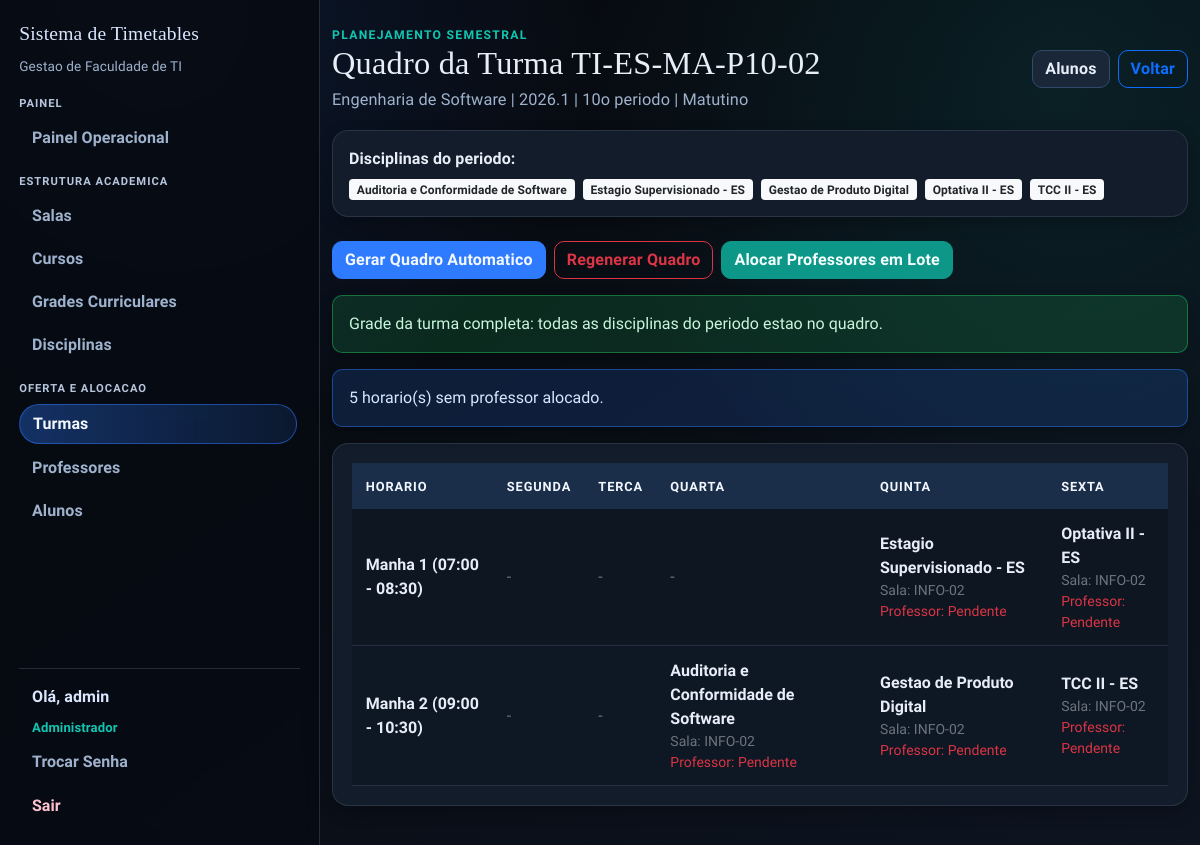
The app's page /turma/22/quadro (signed in) with its own data.
### app/models.py (models this page shows, shortened)
class User(UserMixin, db.Model):
    id = db.Column(db.Integer, primary_key=True)
    username = db.Column(db.String(64), unique=True, nullable=False)
    email = db.Column(db.String(120), unique=True, nullable=False)
    password_hash = db.Column(db.String(128))
    role = db.Column(db.String(20), default='professor')  # 'admin' or 'professor'
    jornada_turnos = db.Column(db.String(40), nullable=False, default="vespertino_noturno")
    disciplinas_aptas = db.relationship(
        "Disciplina",
        secondary=professor_disciplina,
        lazy="select",
        backref=db.backref("professores_aptos", lazy="select"),
    )
    def is_admin(self):
        return self.role == 'admin'

class Turma(db.Model):
    id = db.Column(db.Integer, primary_key=True)
    curso_id = db.Column(db.Integer, db.ForeignKey("curso.id"), nullable=False)
    codigo = db.Column(db.String(30), nullable=False)
    semestre_letivo = db.Column(db.String(20), nullable=False)
    periodo = db.Column(db.Integer, nullable=False)
    turno = db.Column(db.String(20), nullable=False, default="noturno")
    quantidade_alunos = db.Column(db.Integer, nullable=True)
    ativa = db.Column(db.Boolean, nullable=False, default=True)
    curso = db.relationship("Curso", backref=db.backref("turmas", lazy="select"))
    __table_args__ = (
        db.UniqueConstraint("curso_id", "codigo", "semestre_letivo", name="unique_turma_codigo_semestre"),
    )

class Curso(db.Model):
    id = db.Column(db.Integer, primary_key=True)
    nome = db.Column(db.String(120), nullable=False, unique=True)
    codigo = db.Column(db.String(20), nullable=False, unique=True)
    quantidade_periodos = db.Column(db.Integer, nullable=False, default=8)
    ativo = db.Column(db.Boolean, nullable=False, default=True)

class Disciplina(db.Model):
    id = db.Column(db.Integer, primary_key=True)
    nome = db.Column(db.String(100), nullable=False)
    codigo = db.Column(db.String(20), unique=True, nullable=False)

class Sala(db.Model):
    id = db.Column(db.Integer, primary_key=True)
    nome = db.Column(db.String(100), nullable=False)
    capacidade = db.Column(db.Integer, nullable=False)

### app/routes/admin.py (the view, shortened to what this page needs)
@bp.route("/turma/<int:id>/quadro")
@login_required
@admin_required
def turma_quadro(id):
    turma = db.get_or_404(Turma, id)
    timetables = _load_turma_timetable_rows(turma.id)
    disciplinas_ids = allowed_disciplina_ids_for_turma(turma)
    disciplinas = []
    if disciplinas_ids:
        disciplinas = (
            Disciplina.query.filter(Disciplina.id.in_(disciplinas_ids))
            .order_by(Disciplina.nome.asc())
            .all()
        )
    schedule_grid = _build_turma_schedule_grid(turma, timetables)
    completeness = _turma_grade_completeness(turma, timetables)
    all_disciplina_ids = sorted(set(completeness["missing_ids"] + completeness["extra_ids"] + completeness["duplicate_ids"]))
    disciplina_name_by_id = {}
    pending_teacher_count = sum(1 for timetable in timetables if timetable.professor_id is None)
    form = DeleteForm()
    return render_template(
        "turma_quadro.html",
        turma=turma,
        disciplinas=disciplinas,
        timetables=timetables,
        schedule_grid=schedule_grid,
        pending_teacher_count=pending_teacher_count,
        generate_form=form,
        turno_label=get_turno_label(turma.turno),
        completeness=completeness,
        missing_disciplinas=[disciplina_name_by_id.get(row_id, f"ID {row_id}") for row_id in completeness["missing_ids"]],
        extra_disciplinas=[disciplina_name_by_id.get(row_id, f"ID {row_id}") for row_id in completeness["extra_ids"]],
        duplicate_disciplinas=[disciplina_name_by_id.get(row_id, f"ID {row_id}") for row_id in completeness["duplicate_ids"]],
    )

### app/forms.py (called while the page is built)
def get_shift_label(slot_id):
    slot = SHIFT_SLOT_MAP.get(slot_id)
    if not slot:
        return "Horario personalizado"
    return slot["label"]

def get_turno_label(turno):
    labels_by_turno = dict(TURNO_CHOICES)
    return labels_by_turno.get(turno, "Nao definido")

def allowed_slot_ids_for_turno(turno):
    return list(SLOT_IDS_BY_TURNO.get(turno, SLOT_IDS_BY_TURNO["noturno"]))

def resolve_shift_slot_id(hora_inicio, hora_fim):
    for slot_id, slot in SHIFT_SLOT_MAP.items():
        if slot["start"] == hora_inicio and slot["end"] == hora_fim:
            return slot_id
    return None

### app/models.py (called while the page is built)
@login_manager.user_loader
def load_user(user_id):
    return db.session.get(User, int(user_id))

### app/routes/admin.py (called while the page is built)
def _day_sort_value(day_label):
    label = (day_label or "").lower()
    if label.startswith("seg"):
        return 1
    if label.startswith("ter"):
        return 2
    if label.startswith("qua"):
        return 3
    if label.startswith("qui"):
        return 4
    if label.startswith("sex"):
        return 5
    if label.startswith("sab") or "bado" in label:
        return 6
    if label.startswith("dom"):
        return 7
    return 99

def _build_slot_key(day_label, slot_id):
    return f"{day_label}|{slot_id}"

def _load_turma_timetable_rows(turma_id):
    timetables = (
        Timetable.query.options(
            joinedload(Timetable.sala),
            joinedload(Timetable.professor),
            joinedload(Timetable.disciplina),
            joinedload(Timetable.turma).joinedload(Turma.curso),
        )
        .filter(Timetable.turma_id == turma_id)
        .all()
    )
    return sorted(
        timetables,
        key=lambda row: (
            _day_sort_value(canonical_day_label(row.dia)),
            row.hora_inicio,
            row.hora_fim,
        ),
    )

### app/routes/helpers.py (called while the page is built)
def admin_required_redirect():
    if getattr(current_user, "is_authenticated", False) and current_user.is_admin():
        return None
    flash("Acesso restrito ao administrador.", "danger")
    return redirect(url_for("main.index"))

def admin_required(view_func):
    @wraps(view_func)
    def wrapper(*args, **kwargs):
        guard = admin_required_redirect()
        if guard:
            return guard
        return view_func(*args, **kwargs)
    return wrapper

def normalize_text(value):
    return (value or "").strip()

def canonical_day_label(value):
    normalized = normalize_day_label(value)
    return DAY_CANONICAL_BY_NORMALIZED.get(normalized, normalize_text(value))

### templates/turma_quadro.html (shortened to what this page needs)
{% extends "base.html" %}
{% block content %}
<section class="stagger-in">
  <div class="page-head">
    <div>
      <p class="eyebrow">Planejamento Semestral</p>
      <h1>Quadro da Turma {{ turma.codigo }}</h1>
      <p class="page-lead">
        {{ turma.curso.nome if turma.curso else 'Curso removido' }} | {{ turma.semestre_letivo }} | {{ turma.periodo }}o periodo | {{ turno_label }}
      </p>
    </div>
    <div class="d-flex gap-2 flex-wrap">
      <a href="{{ url_for('main.turma_alunos', id=turma.id) }}" class="btn btn-outline-secondary">Alunos</a>
      <a href="{{ url_for('main.turmas') }}" class="btn btn-outline-primary">Voltar</a>
    </div>
  </div>
  <div class="surface p-3 mb-4">
    <p class="mb-2"><strong>Disciplinas do periodo:</strong></p>
    {% if disciplinas %}
    <div class="d-flex flex-wrap gap-2">
      {% for disciplina in disciplinas %}
      <span class="badge bg-light text-dark">{{ disciplina.nome }}</span>
      {% endfor %}
    </div>
    {% else %}
    <p class="text-muted mb-0">Nenhuma disciplina encontrada para este periodo na grade ativa.</p>
    {% endif %}
  </div>
  <div class="d-flex flex-wrap gap-2 mb-3">
    <form method="POST" action="{{ url_for('main.gerar_turma_quadro', id=turma.id) }}">
      <button type="submit" class="btn btn-primary">Gerar Quadro Automatico</button>
    </form>
    {% if timetables %}
    <form method="POST" action="{{ url_for('main.gerar_turma_quadro', id=turma.id) }}" onsubmit="return confirm('Substituir quadro atual da turma?');">
      <button type="submit" class="btn btn-outline-danger">Regenerar Quadro</button>
    </form>
    {% endif %}
    {% if completeness.is_complete and pending_teacher_count > 0 %}
    <a href="{{ url_for('main.alocar_professores_turma_lote', id=turma.id) }}" class="btn btn-success">Alocar Professores em Lote</a>
    {% endif %}
  </div>
  {% if completeness.is_complete %}
  <div class="alert alert-success">
    Grade da turma completa: todas as disciplinas do periodo estao no quadro.
  </div>
  {% endif %}
  {% if timetables %}
  <div class="alert alert-info">
    {{ pending_teacher_count }} horario(s) sem professor alocado.
  </div>
  <div class="surface table-shell">
    <div class="table-responsive">
      <table class="table align-middle">
        <thead>
          <tr>
            <th>Horario</th>
            {% for day in schedule_grid.days %}
            <th>{{ day }}</th>
            {% endfor %}
          </tr>
        </thead>
        <tbody>
          {% for row in schedule_grid.rows %}
          <tr>
            <td><strong>{{ row.slot_label }}</strong></td>
            {% for cell in row.cells %}
            <td>
              {% if cell.timetable %}
              <div><strong>{{ cell.timetable.disciplina.nome if cell.timetable.disciplina else 'Disciplina removida' }}</strong></div>
              <div class="small text-muted">Sala: {{ cell.timetable.sala.nome if cell.timetable.sala else 'Sala removida' }}</div>
              <div class="small {% if cell.timetable.professor %}text-muted{% else %}text-danger{% endif %}">
                Professor: {{ cell.timetable.professor.username if cell.timetable.professor else 'Pendente' }}
              </div>
              {% else %}
              <span class="text-muted">-</span>
              {% endif %}
            </td>
            {% endfor %}
          </tr>
          {% endfor %}
        </tbody>
      </table>
    </div>
  </div>
  {% else %}
  <div class="surface p-4">
    <h2 class="h5">Nenhum horario cadastrado para esta turma</h2>
    <p class="text-muted mb-0">Use "Gerar Quadro Automatico" para distribuir as disciplinas do periodo de segunda a sexta.</p>
  </div>
  {% endif %}
</section>
{% endblock %}

### templates/base.html (shortened to what this page needs)
<!doctype html>
<html lang="pt-br">
  <head>
    <link
      href="https://cdn.jsdelivr.net/npm/bootstrap@5.1.3/dist/css/bootstrap.min.css"
      rel="stylesheet"
    />
    <link rel="stylesheet" href="{{ url_for('static', filename='css/styles.css') }}" />
  </head>
  <body>
    {% if current_user.is_authenticated %}
    {% set current_endpoint = request.endpoint or '' %}
    <div class="app-shell">
      <aside class="app-sidebar">
        <a class="app-brand" href="{{ url_for('main.index') }}">Sistema de Timetables</a>
        <p class="sidebar-subtitle">Gestao de Faculdade de TI</p>
        <nav class="sidebar-nav">
          <ul class="nav flex-column gap-3">
            {% if current_user.is_admin() %}
            <li class="nav-group">
              <p class="sidebar-group-title">Painel</p>
              <a class="sidebar-link {{ 'is-active' if current_endpoint == 'main.admin_dashboard' else '' }}" href="{{ url_for('main.admin_dashboard') }}">Painel Operacional</a>
            </li>
            <li class="nav-group">
              <p class="sidebar-group-title">Estrutura Academica</p>
              <a class="sidebar-link {{ 'is-active' if current_endpoint in ['main.salas', 'main.new_sala', 'main.edit_sala'] else '' }}" href="{{ url_for('main.salas') }}">Salas</a>
              <a class="sidebar-link {{ 'is-active' if current_endpoint in ['main.cursos', 'main.new_curso', 'main.edit_curso'] else '' }}" href="{{ url_for('main.cursos') }}">Cursos</a>
              <a class="sidebar-link {{ 'is-active' if current_endpoint in ['main.grades', 'main.new_grade', 'main.edit_grade', 'main.grade_items', 'main.new_grade_item', 'main.edit_grade_item'] else '' }}" href="{{ url_for('main.grades') }}">Grades Curriculares</a>
              <a class="sidebar-link {{ 'is-active' if current_endpoint in ['main.disciplinas', 'main.new_disciplina', 'main.edit_disciplina'] else '' }}" href="{{ url_for('main.disciplinas') }}">Disciplinas</a>
            </li>
            <li class="nav-group">
              <p class="sidebar-group-title">Oferta e Alocacao</p>
              <a class="sidebar-link {{ 'is-active' if current_endpoint in ['main.turmas', 'main.new_turma', 'main.edit_turma', 'main.turma_quadro', 'main.turma_alunos', 'main.delete_turma_matricula', 'main.alocar_professor_timetable', 'main.alocar_professores_turma_lote'] else '' }}" href="{{ url_for('main.turmas') }}">Turmas</a>
              <a class="sidebar-link {{ 'is-active' if current_endpoint in ['main.professores', 'main.new_professor', 'main.edit_professor'] else '' }}" href="{{ url_for('main.professores') }}">Professores</a>
              <a class="sidebar-link {{ 'is-active' if current_endpoint in ['main.alunos', 'main.new_aluno', 'main.edit_aluno'] else '' }}" href="{{ url_for('main.alunos') }}">Alunos</a>
            </li>
            {% else %}
            <li class="nav-group">
              <p class="sidebar-group-title">Professor</p>
              <a class="sidebar-link {{ 'is-active' if current_endpoint == 'main.professor_dashboard' else '' }}" href="{{ url_for('main.professor_dashboard') }}">Minhas Turmas</a>
            </li>
            {% endif %}
          </ul>
        </nav>
        <div class="sidebar-user">
          <span class="sidebar-greeting">Ol&aacute;, {{ current_user.username }}</span>
          <span class="sidebar-role">{{ 'Administrador' if current_user.is_admin() else 'Professor' }}</span>
          <a class="sidebar-link {{ 'is-active' if current_endpoint == 'main.change_password' else '' }}" href="{{ url_for('main.change_password') }}">Trocar Senha</a>
          <a class="sidebar-link sidebar-link-logout" href="{{ url_for('main.logout') }}">Sair</a>
        </div>
      </aside>
      <main class="app-content">
        <div class="container app-main">
    {% endif %}
      {% block content %}{% endblock %}
    {% if current_user.is_authenticated %}
        </div>
      </main>
    </div>
    {% else %}
    </main>
    {% endif %}
  </body>
</html>

### records on screen
User: username "admin", role "Administrador"
Turma: codigo "TI-ES-MA-P10-02", semestre_letivo "2026.1", periodo "10", turno "Matutino"
Curso: curso "Engenharia de Software"
Disciplina: nome "Auditoria e Conformidade de Software", timetable.disciplina "Auditoria e Conformidade de Software"
Disciplina: nome "Estagio Supervisionado - ES", timetable.disciplina "Estagio Supervisionado - ES"
Disciplina: nome "Gestao de Produto Digital", timetable.disciplina "Gestao de Produto Digital"
Disciplina: nome "Optativa II - ES", timetable.disciplina "Optativa II - ES"
Disciplina: nome "TCC II - ES", timetable.disciplina "TCC II - ES"
Sala: timetable.sala "INFO-02" "INFO-02" "INFO-02" "INFO-02" "INFO-02"

### other values on screen
{{ pending_teacher_count }} "5"
{{ day }} "SEGUNDA" "TERCA" "QUARTA" "QUINTA" "SEXTA"
{{ row.slot_label }} "Manha 1 (07:00 - 08:30)" "Manha 2 (09:00 - 10:30)"
